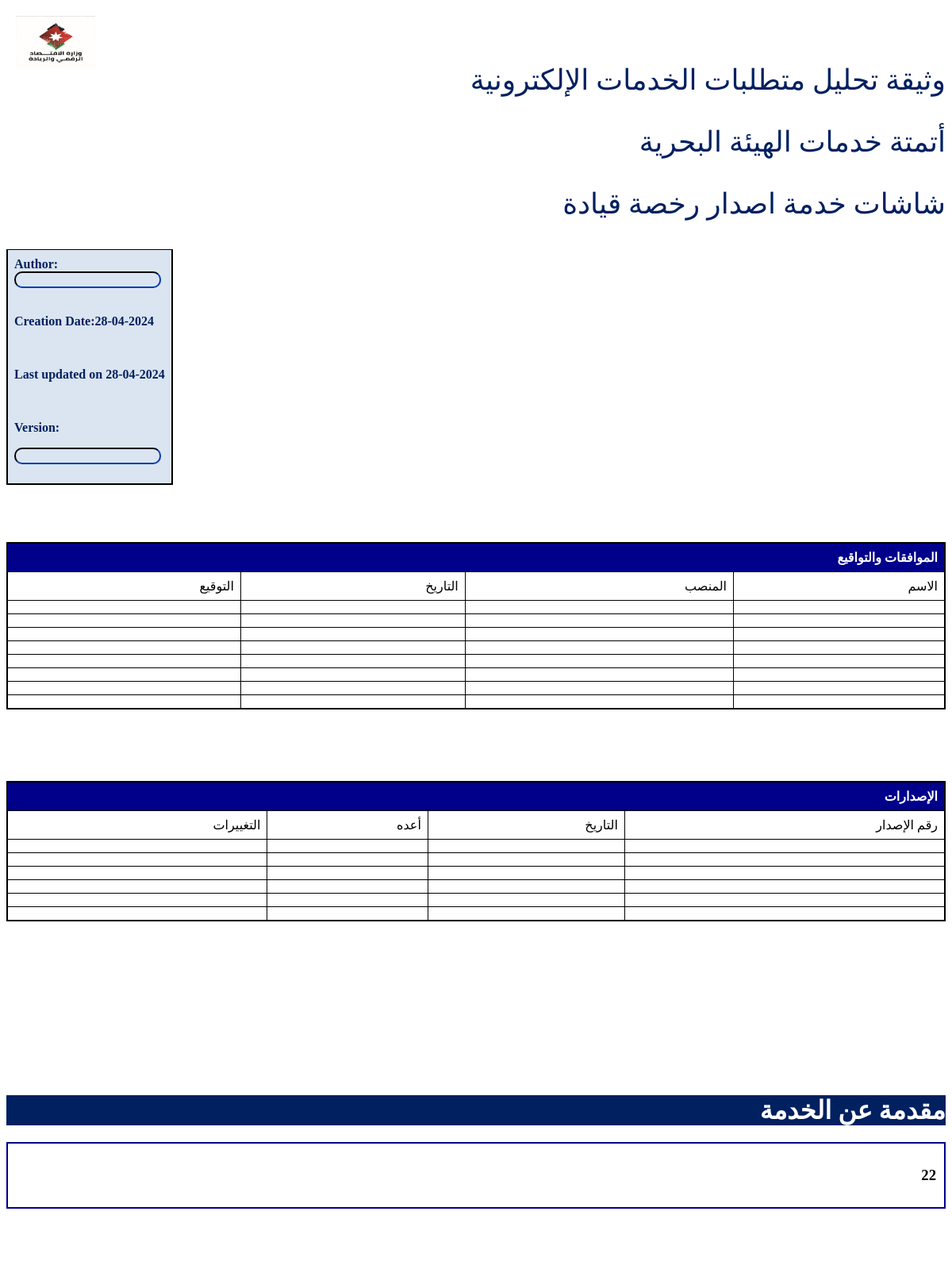
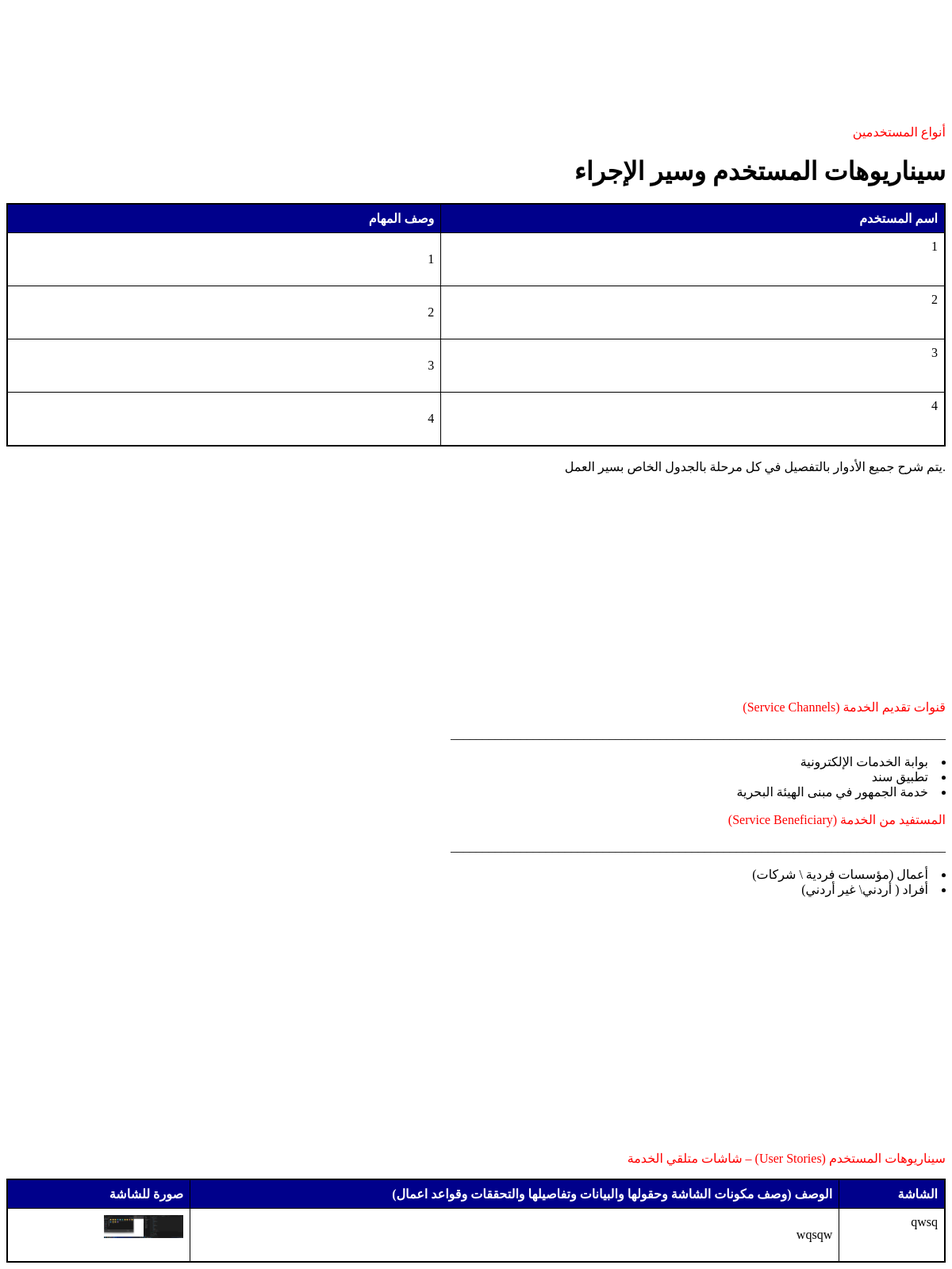
The page /print/1 on the database its author committed (2 pictures, top to bottom).
### app.py (models this page shows)
class Table(db.Model):
    id = db.Column(db.Integer, primary_key=True)
    table_name = db.Column(db.String(100), nullable=False)
    table_description = db.Column(db.Text, nullable=True)
    screens = db.relationship('Screen', backref='table', lazy=True)

class ServiceName(db.Model):
    id = db.Column(db.Integer, primary_key=True)
    service_name = db.Column(db.String(100), nullable=False)
    service_description = db.Column(db.Text, nullable=True)
    screens = db.relationship('Screen', backref='service', lazy=True)

class User(db.Model):
    id = db.Column(db.Integer, primary_key=True)
    username = db.Column(db.String(100), nullable=False)
    user_description = db.Column(db.Text, nullable=True)
    screens = db.relationship('Screen', secondary='screen_user', backref='users')

class Screen(db.Model):
    id = db.Column(db.Integer, primary_key=True)
    screen_name = db.Column(db.String(100), nullable=False)
    screen_description = db.Column(db.Text, nullable=True)
    screenshot_path = db.Column(db.String(255), nullable=True)
    service_id = db.Column(db.Integer, db.ForeignKey('service_name.id'), nullable=False)
    service_description = db.Column(db.Text, nullable=True)
    table_id = db.Column(db.Integer, db.ForeignKey('table.id'), nullable=True)

### app.py (the view)
@app.route('/print/<int:table_id>')
def print(table_id):
    table = Table.query.get_or_404(table_id)
    service_name = None
    service_description = None
    if table.screens:
        screen = table.screens[0]
        service_name = screen.service.service_name
        service_description = ServiceName.query.filter_by(service_name=service_name).first().service_description
        users = User.query.all()
    return render_template('print.html', table=table, service_name=service_name, service_description=service_description,users=users)

### templates/print.html (shortened to what this page needs)
<!DOCTYPE html>
<html lang="ar">
  <head>
    <link rel="stylesheet" href="../static/table.css" />
  </head>
  <body>
    <img
      src="{{ url_for('static', filename='../static/uploads/logo.jpg') }}"
      alt="Logo"
      class="logo"
    />
    <br />
    <br />
    <p class="title">وثيقة تحليل متطلبات الخدمات الإلكترونية</p>
    <p class="title">أتمتة خدمات الهيئة البحرية</p>
    <p class="title"> {{ table.table_name }}</p>
    <div class="author">
      <table class="author" >
        <tr></tr><th class="author">Author:<div class="author"><input class="print"></input></div></th></tr>
        <div class="author"><th class="author"><p class="author" id="todayDate"></p></th></div>
        <tr>
  <th class="author"><p id="lastUpdated"></p></th>
        </tr>
        <tr class="author">
          <th class="author"><p class="author">Version:<div class="author"><input class="print"></input></div></p></th>
        </tr>
      </table>
    </div>
      <br><br><br><br>
      <table border="1">
        <thead>
          <tr>
            <th colspan="4">الموافقات والتواقيع</th>
          </tr>
          <tr><td>الاسم</td> <td>المنصب</td> <td>التاريخ</td>
            <td>التوقيع</td>
          </tr>
          <tr><td></td><td></td><td></td><td></td></tr>
          <tr><td></td><td></td><td></td><td></td></tr>
          <tr><td></td><td></td><td></td><td></td></tr>
          <tr><td></td><td></td><td></td><td></td></tr>
          <tr><td></td><td></td><td></td><td></td></tr>
          <tr><td></td><td></td><td></td><td></td></tr>
          <tr><td></td><td></td><td></td><td></td></tr>
          <tr><td></td><td></td><td></td><td></td></tr>
        </thead>
          </table>
        <br><br><br><br><br>
          <table>
            <tr>
            <th colspan="4">الإصدارات</th>
          </tr>
          <tr><td>رقم الإصدار</td><td>التاريخ</td> <td>أعده</td><td>التغييرات</td>
          </tr>
          <tr><td></td><td></td><td></td><td></td></tr>
          <tr><td></td><td></td><td></td><td></td></tr>
          <tr><td></td><td></td><td></td><td></td></tr>
          <tr><td></td><td></td><td></td><td></td></tr>
          <tr><td></td><td></td><td></td><td></td></tr>
          <tr><td></td><td></td><td></td><td></td></tr>
      </table>
<br><br><br><br><br><br><br><br><br><br><br>
<div class="service_description">
  <h1>مقدمة عن الخدمة</h1>
  <h3>{{ service_description | safe}}</h3>
</div>
<br><br><br><br><br><br><br><br><br><br><br>
<div class="users">
  <p style="color: red;">أنواع المستخدمين</p>
  <h1>سيناريوهات المستخدم وسير الإجراء</h1>
  <table>
    <thead>
      <tr>
        <th>اسم المستخدم</th>
        <th>وصف المهام</th>
      </tr>
    </thead>
    <tbody>
      {% for user in users %}
      <tr>
        <td>{{ user.username }}</td>
        <td>{{ user.user_description | safe }}</td>
      </tr>
      {% endfor %}
    </tbody>
  </table>
</div>
<p style="color: black;">.يتم شرح جميع الأدوار بالتفصيل في كل مرحلة بالجدول الخاص بسير العمل</p>
<br><br><br><br><br><br><br><br><br><br><br><br><br><br>
<p style="color: red;">قنوات تقديم الخدمة (Service Channels)
</p>
<p>______________________________________________________________________________</p>
<ul>
<li>بوابة الخدمات الإلكترونية</li>
<li>تطبيق سند</li>
<li>خدمة الجمهور في مبنى الهيئة البحرية </li>
</ul>
<p style="color: red;">المستفيد من الخدمة (Service Beneficiary)
</p>
<p>______________________________________________________________________________</p>
<ul>
  <li>أعمال (مؤسسات فردية \ شركات)</li>
  <li>أفراد ( أردني\ غير أردني)
  </li>
</ul>
<br><br><br><br><br><br><br><br><br><br><br><br><br><br><br><br>
   <p style="color: red;">سيناريوهات المستخدم (User Stories) – شاشات متلقي الخدمة </p>
    <table>
      <thead>
        <tr>
          <th>الشاشة</th>
          <th>
            الوصف (وصف مكونات الشاشة وحقولها والبيانات وتفاصيلها والتحققات
            وقواعد اعمال)
          </th>
          <th>صورة للشاشة</th>
        </tr>
      </thead>
      <tbody>
        {% for screen in table.screens %}
        <tr>
          <td>{{ screen.screen_name }}</td>
          <td style="white-space: nowrap; overflow: auto;"><p>{{ screen.screen_description | safe }}</p></td>
          <td>
            {% if screen.screenshot_path %}
            <img
              src="{{ url_for('static', filename='uploads/' + screen.screenshot_path) }}"
              alt="Screenshot"
              style="max-width: 100px"
            />
            {% else %} No screenshot available {% endif %}
          </td>
        </tr>
        {% endfor %}
      </tbody>
    </table>
  </body>
</html>

### static/table.css (style rules this page uses)
table { border-collapse: collapse; width: 100%; border: 2px solid black; border-radius: 10px; text-align: right; }
th, td { border: 1px solid black; padding: 8px; text-align: right; max-width: 400px; text-wrap: wrap; height: auto; }
* { text-align: right; direction: rtl; }
.logo { position: absolute; top: 20px; left: 20px; width: 100px; height: auto; }
.title { font-size: 36px; color: #002060; }
.author { text-align: left; width: auto; color: #002060; direction: ltr; }
table .author { background-color: #dbe5f1; border-color: #dbe5f1; }
input { background-color: #dbe5f1; border-color: #002060; border-radius: 10px; text-align: right; }
.print { background-color: #dbe5f1; border-color: #002060; border-radius: 10px; text-align: left; }
th { background-color: darkblue; color: white; }
td, tr, th { vertical-align: top; text-align: right; }
.service_description h1 { color: white; background-color: #002060; width: auto; height: auto; text-align: right; }
.service_description h3 { border: 2px solid darkblue; padding: 10px; }
li { text-align: right; }
ul { padding-right: 0; padding-left: 20px; list-style-position: inside; }
table { direction: rtl; }

### rows shown on the page
Table: table_name "شاشات خدمة اصدار رخصة قيادة"
ServiceName: service_description "22"
User: username "1", user_description "1"
User: username "2", user_description "2"
User: username "3", user_description "3"
User: username "4", user_description "4"
Screen: screen_name "qwsq", screen_description "wqsqw", screenshot_path (picture)
